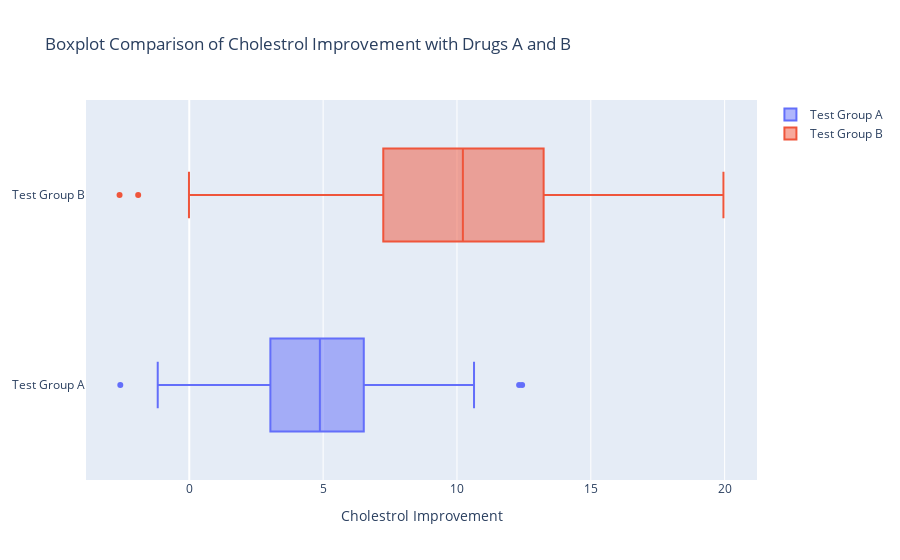

Write notebook code for a chart like this one.
### Code cell
fig = make_subplots(rows=1, cols=1)
fig.add_trace(go.Box(x = fadf["A improvement"], name = "Test Group A"), row=1, col=1)
fig.add_trace(go.Box(x = fbdf["B improvement"], name = "Test Group B"), row=1, col=1)
fig.update_xaxes(title = "Cholestrol Improvement")
fig.update_layout(title = "Boxplot Comparison of Cholestrol Improvement with Drugs A and B")
fig.show()

### Figure 1 — Plotly figure (JSON) as saved in the notebook; plotly's stock layout.template omitted (floating-point values rounded to 4 significant figures; data arrays with more than 128 entries replaced by an {"elided": "..."} marker saying what was removed)
{"data": [{"name": "Test Group A", "type": "box", "x": {"elided": "250 float values"}, "xaxis": "x", "yaxis": "y"}, {"name": "Test Group B", "type": "box", "x": {"elided": "250 float values"}, "xaxis": "x", "yaxis": "y"}], "layout": {"title": {"text": "Boxplot Comparison of Cholestrol Improvement with Drugs A and B"}, "xaxis": {"anchor": "y", "domain": [0, 1], "title": {"text": "Cholestrol Improvement"}}, "yaxis": {"anchor": "x", "domain": [0, 1]}}}
